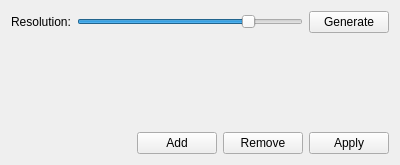
<?xml version="1.0" encoding="UTF-8"?>
<ui version="4.0">
 <class>AllowedCollisionMatrixEditorWidget</class>
 <widget class="QWidget" name="AllowedCollisionMatrixEditorWidget">
  <property name="geometry">
   <rect>
    <x>0</x>
    <y>0</y>
    <width>400</width>
    <height>165</height>
   </rect>
  </property>
  <property name="sizePolicy">
   <sizepolicy hsizetype="Expanding" vsizetype="Expanding">
    <horstretch>0</horstretch>
    <verstretch>0</verstretch>
   </sizepolicy>
  </property>
  <property name="windowTitle">
   <string>Form</string>
  </property>
  <layout class="QVBoxLayout" name="verticalLayout">
   <property name="sizeConstraint">
    <enum>QLayout::SetNoConstraint</enum>
   </property>
   <item>
    <widget class="QFrame" name="frame">
     <property name="frameShape">
      <enum>QFrame::NoFrame</enum>
     </property>
     <property name="frameShadow">
      <enum>QFrame::Raised</enum>
     </property>
     <property name="lineWidth">
      <number>1</number>
     </property>
     <layout class="QHBoxLayout" name="horizontalLayout">
      <property name="leftMargin">
       <number>0</number>
      </property>
      <property name="topMargin">
       <number>0</number>
      </property>
      <property name="rightMargin">
       <number>0</number>
      </property>
      <property name="bottomMargin">
       <number>0</number>
      </property>
      <item>
       <widget class="QLabel" name="resolutionLabel">
        <property name="text">
         <string>Resolution:</string>
        </property>
       </widget>
      </item>
      <item>
       <widget class="QSlider" name="resolutionSlider">
        <property name="minimum">
         <number>1000</number>
        </property>
        <property name="maximum">
         <number>10000</number>
        </property>
        <property name="value">
         <number>8000</number>
        </property>
        <property name="orientation">
         <enum>Qt::Horizontal</enum>
        </property>
       </widget>
      </item>
      <item>
       <widget class="QPushButton" name="generatePushButton">
        <property name="minimumSize">
         <size>
          <width>80</width>
          <height>0</height>
         </size>
        </property>
        <property name="text">
         <string>Generate</string>
        </property>
       </widget>
      </item>
     </layout>
    </widget>
   </item>
   <item>
    <widget class="tesseract::gui::AllowedCollisionMatrixWidget" name="acm_widget" native="true">
     <property name="sizePolicy">
      <sizepolicy hsizetype="Expanding" vsizetype="Expanding">
       <horstretch>0</horstretch>
       <verstretch>1</verstretch>
      </sizepolicy>
     </property>
    </widget>
   </item>
   <item>
    <widget class="QFrame" name="frame_2">
     <property name="frameShape">
      <enum>QFrame::NoFrame</enum>
     </property>
     <property name="frameShadow">
      <enum>QFrame::Raised</enum>
     </property>
     <layout class="QHBoxLayout" name="horizontalLayout_2">
      <property name="leftMargin">
       <number>0</number>
      </property>
      <property name="topMargin">
       <number>0</number>
      </property>
      <property name="rightMargin">
       <number>0</number>
      </property>
      <property name="bottomMargin">
       <number>0</number>
      </property>
      <item>
       <spacer name="horizontalSpacer">
        <property name="orientation">
         <enum>Qt::Horizontal</enum>
        </property>
        <property name="sizeHint" stdset="0">
         <size>
          <width>40</width>
          <height>20</height>
         </size>
        </property>
       </spacer>
      </item>
      <item>
       <widget class="QPushButton" name="addPushButton">
        <property name="minimumSize">
         <size>
          <width>80</width>
          <height>0</height>
         </size>
        </property>
        <property name="text">
         <string>Add</string>
        </property>
       </widget>
      </item>
      <item>
       <widget class="QPushButton" name="removePushButton">
        <property name="minimumSize">
         <size>
          <width>80</width>
          <height>0</height>
         </size>
        </property>
        <property name="text">
         <string>Remove</string>
        </property>
       </widget>
      </item>
      <item>
       <widget class="QPushButton" name="applyPushButton">
        <property name="minimumSize">
         <size>
          <width>80</width>
          <height>0</height>
         </size>
        </property>
        <property name="text">
         <string>Apply</string>
        </property>
       </widget>
      </item>
     </layout>
    </widget>
   </item>
  </layout>
 </widget>
 <customwidgets>
  <customwidget>
   <class>tesseract::gui::AllowedCollisionMatrixWidget</class>
   <extends>QWidget</extends>
   <header>tesseract_qt/acm/widgets/allowed_collision_matrix_widget.h</header>
   <container>1</container>
  </customwidget>
 </customwidgets>
 <resources/>
 <connections/>
</ui>
